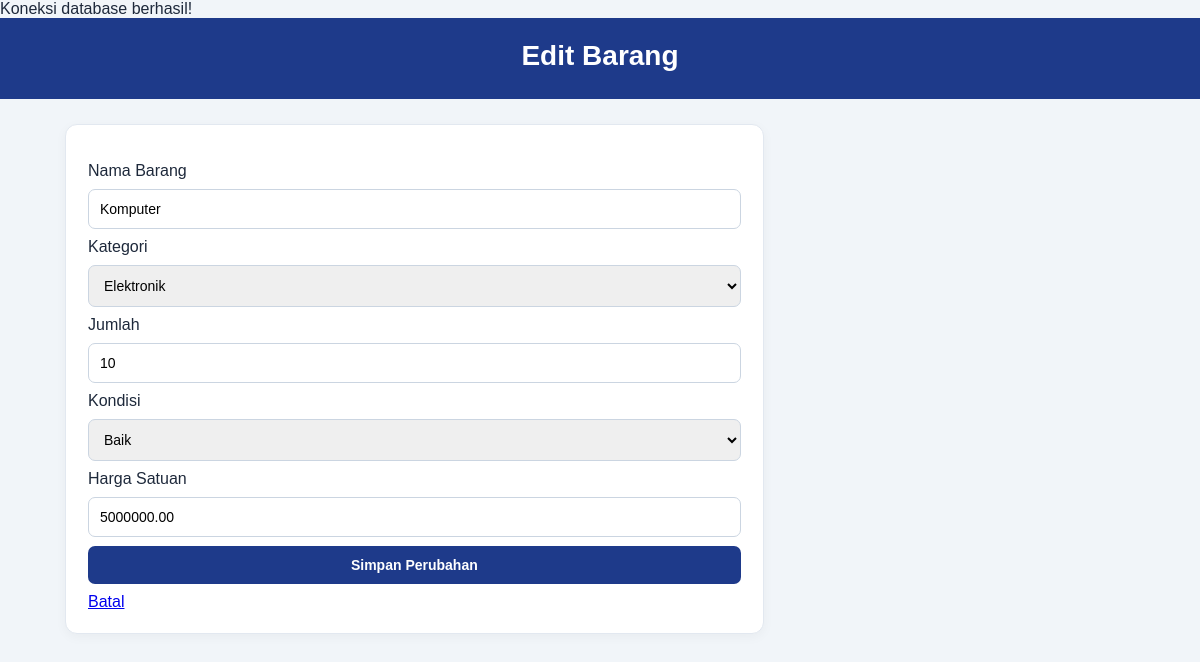
/edit.php?kode=BRG-001 (signed in), run on the app's committed database.
### tables this page shows
CREATE TABLE `barang` (
  `id_barang` int NOT NULL,
  `kode_barang` varchar(20) NOT NULL,
  `nama_barang` varchar(100) NOT NULL,
  `id_kategori` int NOT NULL,
  `jumlah` int NOT NULL,
  `kondisi` enum('Baik','Rusak Ringan','Rusak Berat') NOT NULL,
  `harga_satuan` decimal(15,2) NOT NULL
);

CREATE TABLE `kategori` (
  `id_kategori` int NOT NULL,
  `nama_kategori` varchar(100) NOT NULL
);

### edit.php (the view, shortened to what this page needs)
<?php
require_once "koneksi.php";
$kode = $_GET["kode"] ?? "";
$stmt = $pdo->prepare("SELECT * FROM barang WHERE kode_barang = ?");
$stmt->execute([$kode]);
$barang = $stmt->fetch();
$kategori = $pdo->query("SELECT * FROM kategori")->fetchAll();
?>
<!DOCTYPE html>
<html lang="id">
<head>
    <link rel="stylesheet" href="style.css">
</head>
<body>
<header>
    <h1>Edit Barang</h1>
</header>
<main>
<section>
    <form method="POST">
        <label>Nama Barang</label>
        <input type="text" name="nama"
            value="<?= htmlspecialchars($barang["nama_barang"]) ?>" required>
        <label>Kategori</label>
        <select name="kategori" required>
            <?php foreach ($kategori as $k): ?>
                <option value="<?= $k["id_kategori"] ?>"
                    <?= $barang["id_kategori"] == $k["id_kategori"] ? "selected" : "" ?>>
                    <?= htmlspecialchars($k["nama_kategori"]) ?>
                </option>
            <?php endforeach; ?>
        </select>
        <label>Jumlah</label>
        <input type="number" name="jumlah"
            value="<?= $barang["jumlah"] ?>" min="1" required>
        <label>Kondisi</label>
        <select name="kondisi">
            <?php foreach (["Baik", "Rusak Ringan", "Rusak Berat"] as $k): ?>
                <option value="<?= $k ?>"
                    <?= $barang["kondisi"] == $k ? "selected" : "" ?>>
                    <?= $k ?>
                </option>
            <?php endforeach; ?>
        </select>
        <label>Harga Satuan</label>
        <input type="number" name="harga_satuan"
            value="<?= $barang["harga_satuan"] ?>" min="0" required>
        <button type="submit">Simpan Perubahan</button>
        <a href="index.php">Batal</a>
    </form>
</section>
</main>
</body>
</html>

### style.css (style rules this page uses)
* { box-sizing: border-box; margin: 0; padding: 0; }
body { font-family: Arial, sans-serif; background: #f1f5f9; color: #1e293b; }
header, footer { background: #1e3a8a; color: white; text-align: center; padding: 22px; }
header h1 { font-size: 28px; margin-bottom: 5px; }
main { max-width: 1100px; margin: 25px auto; padding: 0 15px; display: grid; grid-template-columns: 2fr 1fr; gap: 22px; }
section { background: white; padding: 22px; border: 1px solid #e2e8f0; border-radius: 12px; box-shadow: 0 3px 12px #0000000a; }
form { display: grid; grid-template-columns: 1fr; gap: 9px; margin-top: 15px; }
input, select, button { width: 100%; padding: 11px; border: 1px solid #cbd5e1; border-radius: 7px; font-size: 14px; }
button { background: #1e3a8a; color: white; border: none; font-weight: bold; cursor: pointer; }

### data on the page
barang: nama "Komputer", kategori "Elektronik", jumlah "10", kondisi "Baik", harga_satuan "5000000.00"
